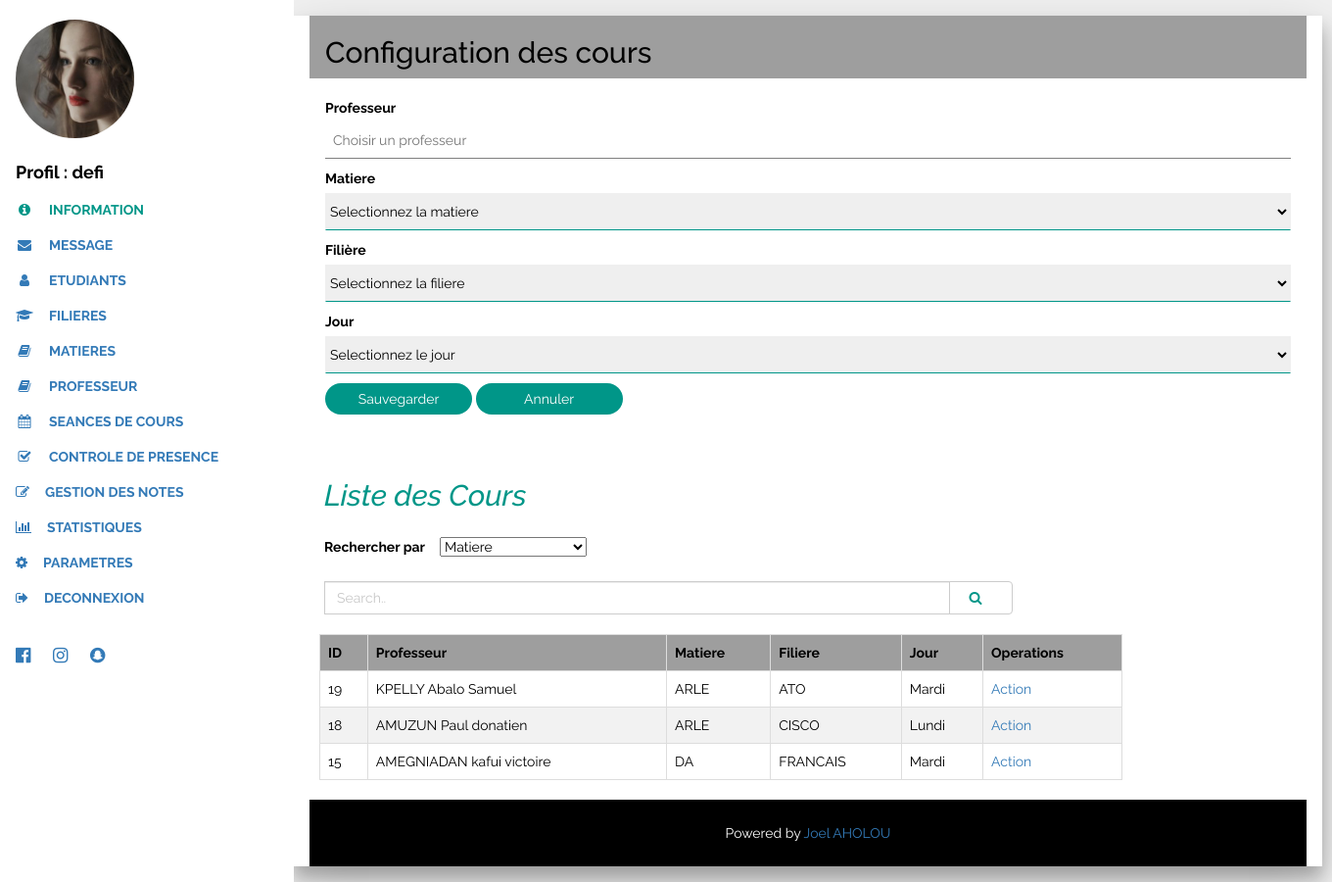
Page /index_etablissement_cours.php?id=1 on the committed database.
### tables this page shows
CREATE TABLE IF NOT EXISTS `etablissement` (
`id` int(11) NOT NULL,
  `pseudo` varchar(20) NOT NULL,
  `mail` varchar(60) NOT NULL,
  `motdepasse` varchar(90) NOT NULL
);

CREATE TABLE IF NOT EXISTS `seance` (
`ids` int(11) NOT NULL,
  `pro` varchar(90) NOT NULL,
  `mat` varchar(30) NOT NULL,
  `fil` varchar(30) NOT NULL,
  `jr` varchar(90) NOT NULL,
  `hf` time NOT NULL,
  `dur` int(11) NOT NULL,
  `idpro` int(11) NOT NULL
);

### index_etablissement_cours.php (the view, shortened to what this page needs)
<?php
  $bdd = new PDO('mysql:host=127.0.0.1; dbname=scolarite1','root', '');
if (isset($_GET['id']))
  {
    $getid = intval($_GET['id']);
    $requser = $bdd->prepare('SELECT * FROM etablissement WHERE id = ? ');
    $requser->execute(array($getid));
    $userinfo=$requser->fetch();
?>
<!DOCTYPE html>
<html>
<link rel="stylesheet" href="w3.css">
<link rel="stylesheet" href="font-awesome.min.css">
<link rel="stylesheet" href="bootstrap.min.css">
<body class="w3-light-grey w3-content" style="max-width:1600px">
<nav class="w3-sidenav w3-collapse w3-white w3-animate-left" style="z-index:3;width:300px;" id="mySidenav"><br>
  <div class="w3-container">
    <img src="w3images/avatar_g2.jpg" style="width:45%;" class="w3-circle"><br><br>
    <h4 class="w3-padding-0"><b>Profil : <?php echo $userinfo['pseudo']; ?></b></h4>
	 <?php
                  if (isset($_SESSION['id']) AND $userinfo['id'] == $_SESSION['id']) {
                    ?>
  </div>
  <a href="#portfolio" onclick="w3_close()" class="w3-padding w3-text-teal"><i class="fa fa fa-info-circle fa-fw w3-margin-right"></i>INFORMATION</a>
  <a href="#about" onclick="w3_close()" class="w3-padding"><i class="fa fa-envelope fa-fw w3-margin-right"></i>MESSAGE</a>
	<a href="index_etablissement_etudiant.php?id=<?php echo ($_SESSION['id']);?>" onclick="w3_close()" class="w3-padding"><i class="fa  fa fa-user fa-fw w3-margin-right"></i>ETUDIANTS</a>
	<a href="index_etablissement_filiere.php?id=<?php echo ($_SESSION['id']);?>" onclick="w3_close()" class="w3-padding"><i class="fa  fa-mortar-board fa-fw w3-margin-right"></i>FILIERES</a>
	<a href="index_etablissement_matiere.php?id=<?php echo ($_SESSION['id']);?>" onclick="w3_close()" class="w3-padding"><i class="fa  fa fa-book fa-fw w3-margin-right"></i>MATIERES</a>
	<a href="index_etablissement_professeur.php?id=<?php echo ($_SESSION['id']);?>" onclick="w3_close()" class="w3-padding"><i class="fa  fa fa-book fa-fw w3-margin-right"></i>PROFESSEUR</a>
	<a href="index_etablissement_cours.php?id=<?php echo ($_SESSION['id']);?>" onclick="w3_close()" class="w3-padding"><i class="fa  fa fa-calendar fa-fw w3-margin-right"></i>SEANCES DE COURS</a>
   <a href="" onclick="w3_close()" class="w3-padding"><i class="fa  fa fa-check-square-o fa-fw w3-margin-right"></i>CONTROLE DE PRESENCE</a>
   <a href="#" onclick="w3_close()" class="w3-padding"><i class="fa fa fa-edit w3-margin-right"></i>GESTION DES NOTES</a>
   <a href="#" onclick="w3_close()" class="w3-padding"><i class="fa fa fa-bar-chart-o w3-margin-right"></i>STATISTIQUES</a>
   <a href="#" onclick="w3_close()" class="w3-padding"><i class="fa fa fa-cog w3-margin-right"></i>PARAMETRES</a>
   <a href="deconnexion.php" onclick="w3_close()" class="w3-padding"><i class="fa fa fa-sign-out w3-margin-right"></i>DECONNEXION</a>
  <div class="w3-section w3-padding-top w3-large">
    <a href="#" class="w3-hover-white w3-hover-text-indigo w3-show-inline-block"><i class="fa fa-facebook-official"></i></a>
    <a href="#" class="w3-hover-white w3-hover-text-purple w3-show-inline-block"><i class="fa fa-instagram"></i></a>
    <a href="#" class="w3-hover-white w3-hover-text-yellow w3-show-inline-block"><i class="fa fa-snapchat"></i></a>
    <?php
                    }
                    ?>
  </div>
</nav>
<div class="w3-main" style="margin-left:300px">
  <div class="w3-panel w3-card-12 w3-margin-bottom w3-white" style="width:1050px;">
		<div class="w3-container w3-grey">
  <h2>Configuration des cours</h2>
</div>
<br/>
<form class="w3-container" method="POST" action="" >
	<p>
             <label for="prof" >Professeur</label>
              <input type="text" name="prof" id="prof" autocomplete="off" class="w3-input"  placeholder="Choisir un professeur"><div id="profList"></div>
              </p>
	<p>
              <label for="mat" >Matiere</label>
              <select  class="w3-select" name="mat">
              <option>Selectionnez la matiere</option>
   </select></p>
  <p>
              <label for="fil" >Filière</label><select  class="w3-select" name="fil">
              <option>Selectionnez la filiere</option>
   </select></p>
             <p>
              <label for="jr" >Jour</label>
			  <select  class="w3-select" id="jr" name="jr">
              <option value="">Selectionnez le jour</option>
				</select>
				</p>
  <p><button type="sumit" name="forminscription" class="w3-btn w3-teal w3-round-xxlarge">Sauvegarder</button>
  <button type="reset" class="w3-btn w3-teal w3-round-xxlarge">Annuler</button></p>
</form><br/>
  <h2 class="w3-text-teal w3-padding-16" style="margin-left:15px;"><i>Liste des Cours</i></h2>
  <?php
    $bdd = new PDO('mysql:host=127.0.0.1; dbname=scolarite1','root', '');
      $_select = $bdd->prepare("SELECT * FROM seance order by ids desc");
    $_select->execute();
    ?>
	<form method="POST" action="">
  <div class="input-group">
  <label for="choix" style="margin-left:15px;">Rechercher par </label>
    <select class=""  style="width:150px; margin-left:15px;" name="choix">
      <option value="">Matiere</option>
    </select><br/><br/>
    <input type="text" class="form-control" style="margin-left:15px; " name="search" value="<?php if (isset($search)) {echo ($search);} ?>" placeholder="Search..">
    <div class="input-group-btn">
      <button class="btn btn-default" style="margin-right:300px; margin-top:45px;" type="submit">
        <i class="fa fa-search fa-fw w3-margin-right w3-text-teal" style="margin-left:5px;" ></i>
      </button>
    </div>
  </div>
</form>
<br/>
 <div class="table-responsive ">
  <table style="width:820px; margin-left:10px;">
    <thead>
      <tr>
        <th>ID </th>
        <th>Professeur</th>
        <th>Matiere</th>
		<th>Filiere</th>
		<th>Jour</th>
        <th>Operations</th>
      </tr>
    </thead>
    <tbody>
     <?php  while ($s=$_select->fetch(PDO::FETCH_OBJ)) {
?>
      <tr>
        <td><?php echo $s->ids;?></td>
        <td><?php echo $s->pro;?></td>
        <td><?php echo $s->fil;?></td>
		<td><?php echo $s->mat;?></td>
        <td><?php echo $s->jr;?></td>
        <td>
       <a href="index_etablissement_cours_action.php?ids=<?php echo $s->ids;?>" target="_parent"  style="text-decoration:none;">Action</a></td>
		     <?php
                    }
                    ?>
	</div>
  </table><br/>
</div>
  <div class="w3-black w3-center w3-padding-24">Powered by <a href="default.html" title="W3.CSS" target="_blank" class="w3-hover-opacity">Joel AHOLOU</a></div>
</div>
</body>
</html>
<?php
  }else{
    echo "Desole";
  }
?>

### index_etablissement_cours.php (style rules this page uses)
body,h1,h2,h3,h4,h5,h6 { font-family: "Raleway", sans-serif }
.w3-sidenav a,.w3-sidenav h4 { font-weight:bold }
table { border-collapse: collapse; width: 100%; border: 1px solid #ddd; }
th, td { text-align: left; padding: 8px; border: 1px solid #ddd; }
tr:nth-child(even) { background-color: #f2f2f2 }
th { background-color: #9E9E9E; color: black; }
.w3-btn { width:150px; }
a { cursor: pointer; text-decoration:none; }

### rows in the picture
etablissement: pseudo "defi"
seance: ids "19", pro "KPELLY Abalo Samuel", fil "ARLE", mat "ATO", jr "Mardi"
seance: ids "18", pro "AMUZUN Paul donatien", fil "ARLE", mat "CISCO", jr "Lundi"
seance: ids "15", pro "AMEGNIADAN kafui victoire", fil "DA", mat "FRANCAIS", jr "Mardi"
